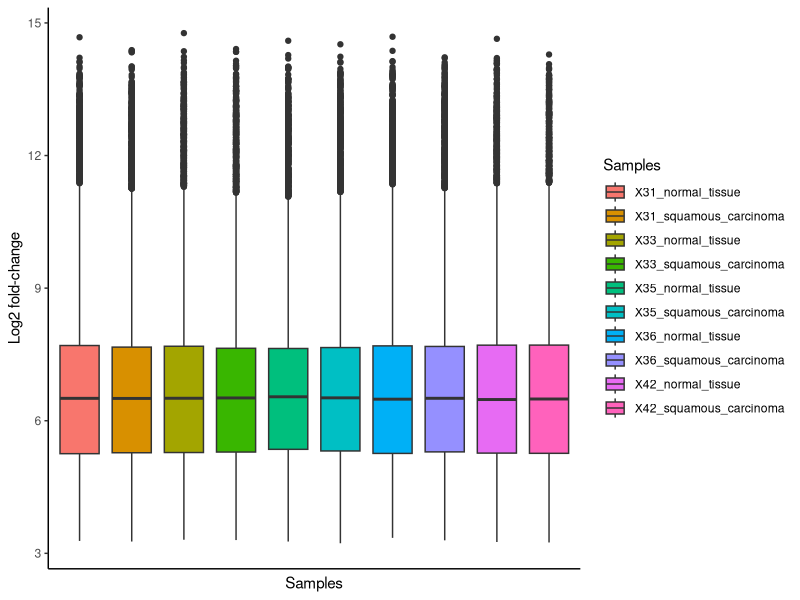
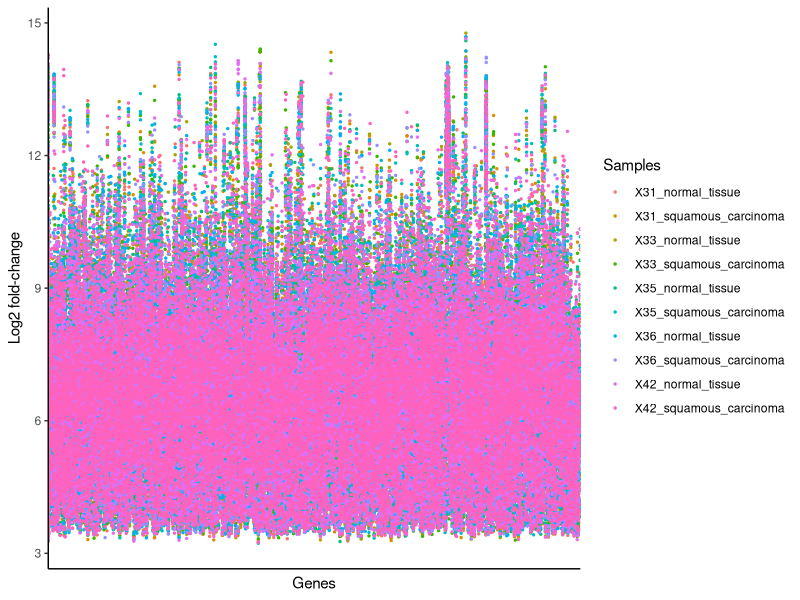
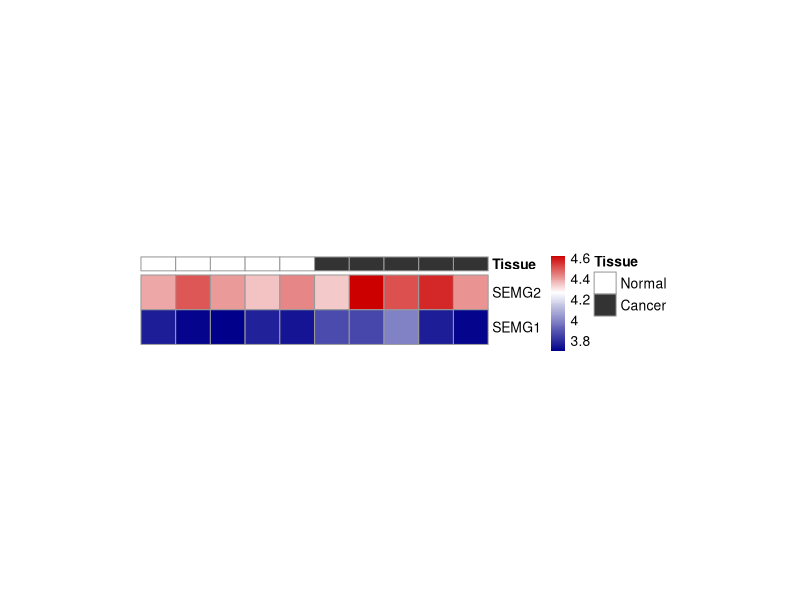

These figures' R source, in order:
## ---- chunk 1
knitr::opts_chunk$set(echo = TRUE)
## ---- chunk 2
library(ggplot2)
library(tidyr)
library(pheatmap)
## ---- chunk 3
df_squam = read.csv('data/GSE3268.csv', sep = '\t', stringsAsFactors = FALSE)
df_squam = df_squam[,-1]
df_squam = df_squam[,-2]
df_squam = df_squam[-c(1:2),]
str(df_squam)
df_squam[,-1] = sapply(df_squam[,-1], as.numeric)
colnames(df_squam) = c("GeneSymbol", "X31_normal_tissue", "X31_squamous_carcinoma", "X33_normal_tissue",
"X33_squamous_carcinoma", "X35_normal_tissue",
"X35_squamous_carcinoma", "X36_normal_tissue", "X36_squamous_carcinoma",
"X42_normal_tissue", "X42_squamous_carcinoma")
## ---- chunk 4
mdat_squam = df_squam%>% gather(key = Samples, value = val, -GeneSymbol)
ggplot(mdat_squam, aes(Samples, val)) +
  geom_boxplot(aes(fill = Samples)) +
  theme_classic() +
scale_y_continuous(name = 'Log2 fold-change') +
   theme(axis.text.x=element_blank(),
     axis.ticks.x=element_blank()) +
  scale_x_discrete(name = 'Samples')

ggplot(mdat_squam, aes(GeneSymbol, val)) +
  geom_point(aes(color = Samples), size = 0.5) +
  theme_classic() +
scale_y_continuous(name = 'Log2 fold-change') +
  theme(axis.text.x=element_blank(),
     axis.ticks.x=element_blank()) +
  scale_x_discrete(name = 'Genes')
## ---- chunk 5
df_sq = subset(df_squam, GeneSymbol == 'SEMG2' | GeneSymbol == 'SEMG1')
df_sq = df_sq[,c(1,2,4,6,8,10,3,5,7,9, 11)]
## ---- chunk 6
df1 = as.matrix(df_sq[,-1])
rownames(df1) = c('SEMG2', 'SEMG1')
aka2 = data.frame(Tissue = factor(rep(c("Normal","Cancer"), each=5)))
rownames(aka2) = colnames(df1)
ann_colors = list(Tissue = c(Normal = "#FFFFFF", Cancer = "#333333"))
pheatmap(df1, color = colorRampPalette(c("darkblue", "white", "red3"), bias = 0.7)(100), cellwidth = 25, cellheight = 25,
         cluster_rows = FALSE, cluster_cols = FALSE, annotation_col = aka2, annotation_colors = ann_colors,
         show_colnames = FALSE, annotation_names_col = TRUE)
